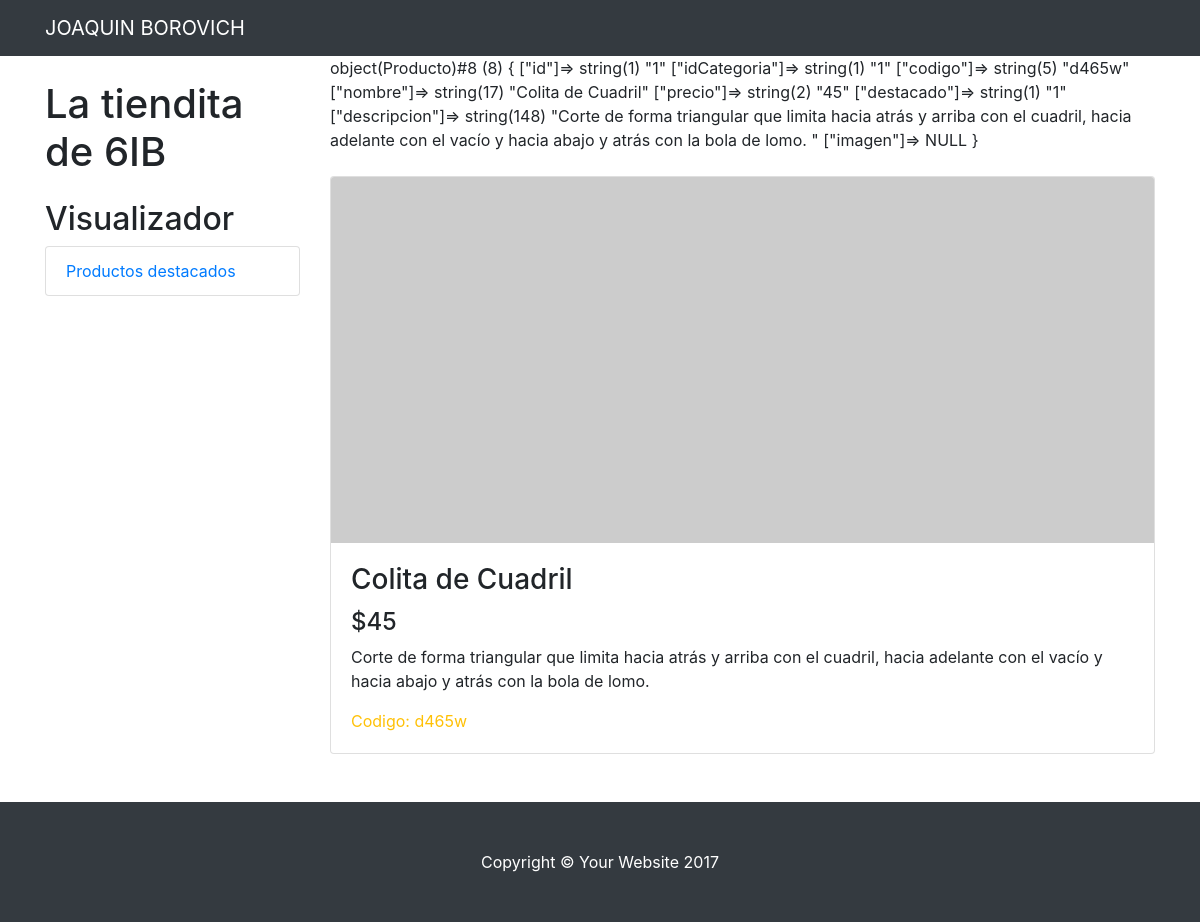
Screenshot of /proesp.php?id=1 with the database file from the repository.
### tables this page shows
CREATE TABLE IF NOT EXISTS `productos` (
  `id` int(11) NOT NULL AUTO_INCREMENT,
  `idCategoria` int(11) NOT NULL,
  `codigo` varchar(11) NOT NULL,
  `nombre` varchar(20) NOT NULL,
  `precio` int(11) NOT NULL,
  `destacado` tinyint(1) NOT NULL,
  `descripcion` varchar(250) NOT NULL,
  `imagen` varchar(300) DEFAULT NULL,
  PRIMARY KEY (`id`)
);

### dao/productosDAO.php (called while the page is built, shortened)
<?php
class ProductosDAO {
    public static function ObtenerPorID($id)
    {
      try
      {
          $conn = new PDO("mysql:host=127.0.0.1;port=3306;dbname=tp-final", "root", "root");
          $sql = "SELECT * FROM Productos WHERE id = ".$id.";";
          $STH = $conn->prepare($sql);
          $STH->setFetchMode(PDO::FETCH_ASSOC);
          $STH->execute();
          $Producto = array();
          if ($STH->rowCount() > 0) {
              while($row = $STH->fetch()) {
                  $cat = new Producto();
                  $cat->id =$row['id'];
                  $cat->nombre = $row['nombre'];
                  $cat->idCategoria = $row["idCategoria"];
                  $cat->precio = $row["precio"];
                  $cat->codigo = $row["codigo"];
                  $cat->descripcion = $row["descripcion"];
                  $cat->destacado = $row["destacado"];
                  array_push($Producto, $cat);
              }
          }
          return $Producto;
      }
      catch(PDOException $e)
      {
           echo $sql . "<br>" . $e->getMessage();
      }
    }
}
?>

### proesp.php (the view, shortened to what this page needs)
<!DOCTYPE html>
<html lang="en">
  <head>
    <link href="vendor/bootstrap/css/bootstrap.min.css" rel="stylesheet">
    <link href="css/shop-item.css" rel="stylesheet">
  </head>
  <body>
    <nav class="navbar navbar-expand-lg navbar-dark bg-dark fixed-top">
      <div class="container">
        <a class="navbar-brand" href="#">JOAQUIN BOROVICH</a>
      </div>
    </nav>
    <div class="container">
      <div class="row">
        <div class="col-lg-3">
          <h1 class="my-4">La tiendita de 6IB</h1>
          <h2>Visualizador</h2>
          <div class="list-group">
            <a href="index.php" class="list-group-item">Productos destacados</a>
          </div>
        </div>
        <div class="col-lg-9">
<?php
include_once ('/dao/ProductosDAO.php');
$id = $_GET["id"];
$pro = ProductosDAO::ObtenerPorID($id);
var_dump($pro[0]);
?>
          <div class="card mt-4">
            <img class="card-img-top img-fluid" src="http://placehold.it/900x400" alt="">
            <div class="card-body">
              <h3 class="card-title"><?php echo $pro[0]->nombre ?></h3>
              <h4>$<?php echo $pro[0]->precio ?></h4>
              <p class="card-text"><?php echo $pro[0]->descripcion ?></p>
              <span class="text-warning">Codigo: <?php echo $pro[0]->codigo ?></span>
            </div>
          </div>
          <br>
          <br>
        </div>
      </div>
    </div>
    <footer class="py-5 bg-dark">
      <div class="container">
        <p class="m-0 text-center text-white">Copyright &copy; Your Website 2017</p>
      </div>
    </footer>
  </body>
</html>

### css/shop-item.css (style rules this page uses)
body { padding-top: 54px; }
@media (min-width: 992px) { body { padding-top: 56px; } }

### rows the page displays
productos: nombre "Colita de Cuadril", precio "45", descripcion "Corte de forma triangular que limita hacia atrás y arriba con el cuadril, hacia adelante con el vacío y hacia abajo y atrás con la bola de lomo.", codigo "d465w"
